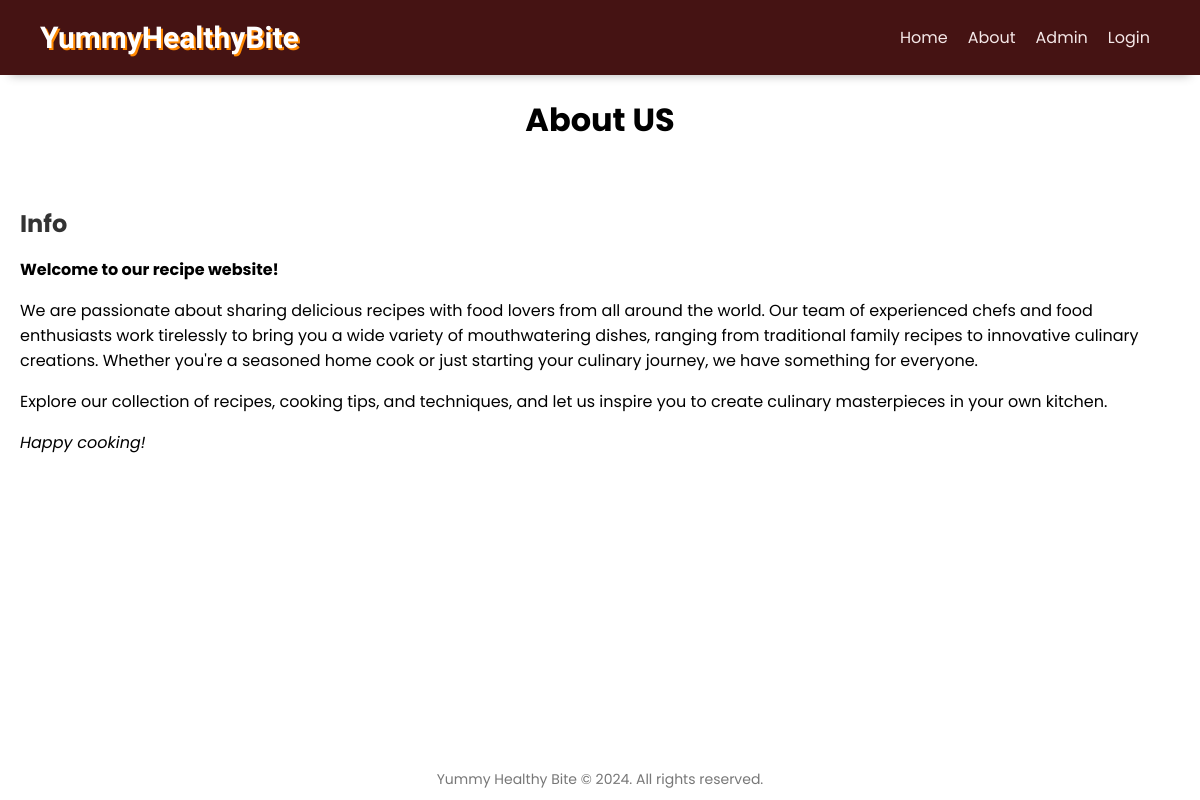
Page /about.php on the committed database.
### tables this page shows
CREATE TABLE `about_page` (
  `id` int(11) NOT NULL,
  `title` varchar(255) NOT NULL,
  `content` text NOT NULL,
  `created_at` timestamp NOT NULL DEFAULT current_timestamp(),
  `updated_at` timestamp NOT NULL DEFAULT current_timestamp() ON UPDATE current_timestamp()
);

### about.php (the view, shortened to what this page needs)
<!DOCTYPE html>
<html>
<head>
    <link rel="stylesheet" type="text/css" href="style.css">
</head>
<body>
  <?php
    include 'includes/header.php';
    include 'includes/config.php';
  ?>
  <header class="page-header1">
    <h1>About US</h1>
  </header>
  <div class="about-container main-container">
    <?php
    $query = "SELECT * FROM about_page";
    $result = mysqli_query($conn, $query);
    while ($row = mysqli_fetch_assoc($result)) {
        $title = $row['title'];
        $content = $row['content'];
        echo "<h2>$title</h2>";
        echo $content;
    }
    ?>
  </div>
  <?php
    include 'includes/footer.php';
  ?>
</body>
</html>

### includes/header.php (shortened to what this page needs)
<header class="header">
  <div class="header-container">
    <div class="logo">
      <h1 class="logo-text">YummyHealthyBite</h1>
    </div>
    <nav class="navbar">
      <ul class="nav-menu">
        <li class="nav-item"><a href="index.php">Home</a></li>
        <li class="nav-item"><a href="about.php">About</a></li>
        <li class="nav-item"><a href="admin\index.php">Admin</a></li>
        <?php
        if(isset($_SESSION['username'])) {
            echo '<li class="nav-item"><a href="favorite.php">Favorite</a></li>';
            echo '<li class="nav-item"><a href="logout.php">Logout</a></li>';
        } else {
            echo '<li class="nav-item"><a href="login.php">Login</a></li>';
        }
        ?>
      </ul>
    </nav>
  </div>
</header>

### includes/footer.php
<footer class="footer">
  <div class="footer-container">
    <p class="footer-text">Yummy Healthy Bite &copy; 2024. All rights reserved.</p>
  </div>
</footer>

### style.css (style rules this page uses)
.header { background-color: #f5f5f5; padding: 20px ; display: flex; justify-content: center; align-items: center; background-color: #451313; background-repeat: no-repeat; background-size: cover; box-shadow: 0 10px 10px -10px rgba(0, 0, 0, 0.3); }
.header-container { max-width: 1200px; margin: 0; padding: 0 20px; display: flex; justify-content: space-between; align-items: center; width: 100%; }
.logo { display: flex; align-items: center; }
.logo-text { margin: 0; font-size: 30px; color: white; font-family: "Kalam", cursive; letter-spacing: 0px; text-shadow: 2px 2px 0 rgb(255, 136, 0); }
.nav-menu { list-style: none; margin: 0; padding: 0; display: flex; align-items: center; }
.nav-item a { text-decoration: none; color: #f5e8e8; font-size: 16px; padding: 10px; transition: all 0.5s ease; }
body { display: flex; flex-direction: column; min-height: 100vh; font-family: "Poppins", sans-serif; }
.footer-container { max-width: 1200px; margin: 0 auto; padding: 0 20px; }
.footer { flex-shrink: 0; background-color: rgba(255, 255, 255, 0.6); padding: 10px 0; width: 100%; }
.footer-text { text-align: center; color: #777; font-size: 14px; margin: 0; }
.about-container { max-width: 800px; margin: 0 auto; padding: 20px; }
.about-container h2 { font-size: 24px; color: #333; margin-bottom: 10px; }
.page-header1 { text-align: center; }
.main-container { max-width: 1220px; margin: 0 auto; padding: 20px; flex: 1 0 auto; }

### about.php (style rules this page uses)
body { margin: 0; }

### rows in the picture
about_page: title "Info", content "Welcome to our recipe website! We are passionate about sharing delicious recipes with food lovers from all around the world. Our team of experienced chefs and food enthusiasts work tirelessly to bring you a wide variety of mouthwatering dishes, ranging from traditional family recipes to innovative culinary creations. Whether you're a seasoned home cook or just starting your culinary journey, we have something for everyone. Explore our collection of recipes, cooking tips, and techniques, and let us inspire you to create culinary masterpieces in your own kitchen. Happy cooking!"
